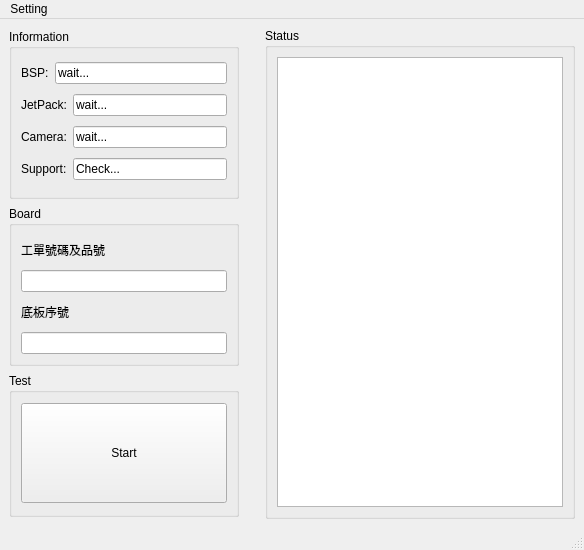
<?xml version="1.0" encoding="UTF-8"?>
<ui version="4.0">
 <class>MainWindow</class>
 <widget class="QMainWindow" name="MainWindow">
  <property name="geometry">
   <rect>
    <x>0</x>
    <y>0</y>
    <width>584</width>
    <height>550</height>
   </rect>
  </property>
  <property name="sizePolicy">
   <sizepolicy hsizetype="Fixed" vsizetype="Preferred">
    <horstretch>0</horstretch>
    <verstretch>0</verstretch>
   </sizepolicy>
  </property>
  <property name="minimumSize">
   <size>
    <width>550</width>
    <height>550</height>
   </size>
  </property>
  <property name="maximumSize">
   <size>
    <width>800</width>
    <height>600</height>
   </size>
  </property>
  <property name="windowTitle">
   <string>MainWindow</string>
  </property>
  <widget class="QWidget" name="centralwidget">
   <layout class="QHBoxLayout" name="horizontalLayout_7">
    <item>
     <layout class="QHBoxLayout" name="horizontalLayout_6">
      <item>
       <layout class="QVBoxLayout" name="verticalLayout_6">
        <item>
         <widget class="QGroupBox" name="groupBox_Information">
          <property name="enabled">
           <bool>true</bool>
          </property>
          <property name="sizePolicy">
           <sizepolicy hsizetype="Fixed" vsizetype="Preferred">
            <horstretch>0</horstretch>
            <verstretch>0</verstretch>
           </sizepolicy>
          </property>
          <property name="maximumSize">
           <size>
            <width>230</width>
            <height>170</height>
           </size>
          </property>
          <property name="title">
           <string>Information</string>
          </property>
          <layout class="QVBoxLayout" name="verticalLayout">
           <item>
            <layout class="QHBoxLayout" name="horizontalLayout">
             <item>
              <widget class="QLabel" name="label_BSP">
               <property name="text">
                <string>BSP:</string>
               </property>
              </widget>
             </item>
             <item>
              <widget class="QLineEdit" name="lineEdit_BSP">
               <property name="text">
                <string>wait...</string>
               </property>
               <property name="readOnly">
                <bool>true</bool>
               </property>
              </widget>
             </item>
            </layout>
           </item>
           <item>
            <layout class="QHBoxLayout" name="horizontalLayout_2">
             <item>
              <widget class="QLabel" name="label_JetPack">
               <property name="text">
                <string>JetPack:</string>
               </property>
              </widget>
             </item>
             <item>
              <widget class="QLineEdit" name="lineEdit_JetPack">
               <property name="text">
                <string>wait...</string>
               </property>
               <property name="readOnly">
                <bool>true</bool>
               </property>
              </widget>
             </item>
            </layout>
           </item>
           <item>
            <layout class="QHBoxLayout" name="horizontalLayout_3">
             <item>
              <widget class="QLabel" name="label_Camera">
               <property name="text">
                <string>Camera:</string>
               </property>
              </widget>
             </item>
             <item>
              <widget class="QLineEdit" name="lineEdit_Camera">
               <property name="tabletTracking">
                <bool>false</bool>
               </property>
               <property name="text">
                <string>wait...</string>
               </property>
               <property name="readOnly">
                <bool>true</bool>
               </property>
              </widget>
             </item>
            </layout>
           </item>
           <item>
            <layout class="QHBoxLayout" name="horizontalLayout_4">
             <item>
              <widget class="QLabel" name="label_Support">
               <property name="text">
                <string>Support:</string>
               </property>
              </widget>
             </item>
             <item>
              <widget class="QLineEdit" name="lineEdit_Support">
               <property name="text">
                <string>Check...</string>
               </property>
              </widget>
             </item>
            </layout>
           </item>
          </layout>
         </widget>
        </item>
        <item>
         <widget class="QGroupBox" name="groupBox">
          <property name="maximumSize">
           <size>
            <width>230</width>
            <height>160</height>
           </size>
          </property>
          <property name="title">
           <string>Board</string>
          </property>
          <layout class="QVBoxLayout" name="verticalLayout_5">
           <item>
            <layout class="QVBoxLayout" name="verticalLayout_2">
             <item>
              <widget class="QLabel" name="label_gondanpart">
               <property name="text">
                <string>工單號碼及品號</string>
               </property>
              </widget>
             </item>
             <item>
              <widget class="QLineEdit" name="lineEdit_gondanpart"/>
             </item>
            </layout>
           </item>
           <item>
            <layout class="QVBoxLayout" name="verticalLayout_4">
             <item>
              <widget class="QLabel" name="label_board">
               <property name="text">
                <string>底板序號</string>
               </property>
              </widget>
             </item>
             <item>
              <widget class="QLineEdit" name="lineEdit_board"/>
             </item>
            </layout>
           </item>
          </layout>
         </widget>
        </item>
        <item>
         <widget class="QGroupBox" name="groupBox_Test">
          <property name="maximumSize">
           <size>
            <width>230</width>
            <height>144</height>
           </size>
          </property>
          <property name="title">
           <string>Test</string>
          </property>
          <layout class="QHBoxLayout" name="horizontalLayout_5">
           <item>
            <widget class="QPushButton" name="pushButton_start">
             <property name="minimumSize">
              <size>
               <width>200</width>
               <height>100</height>
              </size>
             </property>
             <property name="text">
              <string>Start</string>
             </property>
            </widget>
           </item>
          </layout>
         </widget>
        </item>
       </layout>
      </item>
      <item>
       <spacer name="horizontalSpacer">
        <property name="orientation">
         <enum>Qt::Horizontal</enum>
        </property>
        <property name="sizeType">
         <enum>QSizePolicy::Maximum</enum>
        </property>
        <property name="sizeHint" stdset="0">
         <size>
          <width>20</width>
          <height>20</height>
         </size>
        </property>
       </spacer>
      </item>
      <item>
       <widget class="QGroupBox" name="groupBox_Status">
        <property name="title">
         <string>Status</string>
        </property>
        <layout class="QVBoxLayout" name="verticalLayout_3">
         <item>
          <widget class="QTableView" name="tableView"/>
         </item>
        </layout>
       </widget>
      </item>
     </layout>
    </item>
   </layout>
  </widget>
  <widget class="QStatusBar" name="statusbar"/>
  <widget class="QMenuBar" name="menuBar">
   <property name="geometry">
    <rect>
     <x>0</x>
     <y>0</y>
     <width>584</width>
     <height>22</height>
    </rect>
   </property>
   <widget class="QMenu" name="menuSetting">
    <property name="title">
     <string>Setting</string>
    </property>
    <addaction name="separator"/>
    <addaction name="actionDebug"/>
    <addaction name="actionExit"/>
   </widget>
   <addaction name="menuSetting"/>
  </widget>
  <action name="actionDebug">
   <property name="checkable">
    <bool>true</bool>
   </property>
   <property name="text">
    <string>Debug</string>
   </property>
  </action>
  <action name="actionExit">
   <property name="text">
    <string>Exit</string>
   </property>
  </action>
 </widget>
 <resources/>
 <connections/>
</ui>
